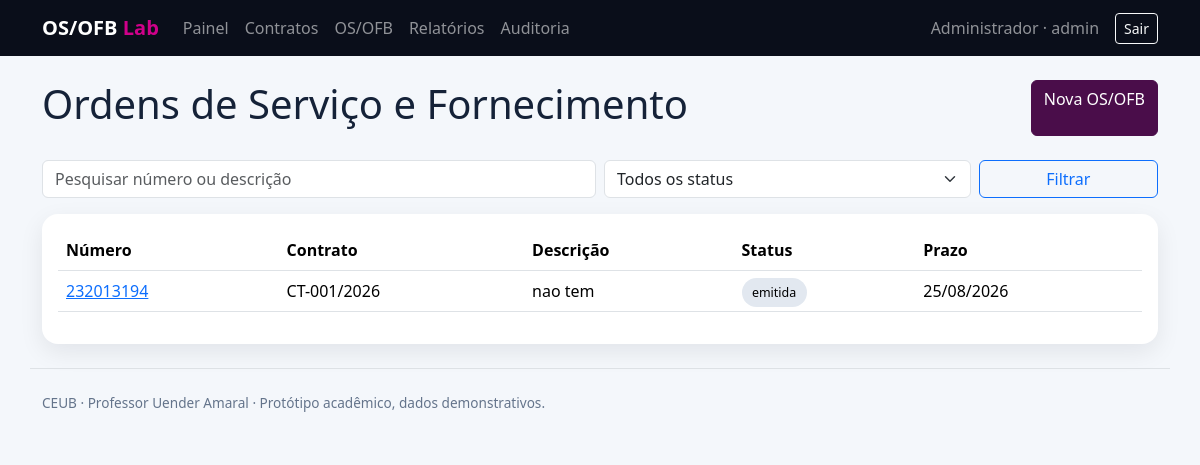
/orders (signed in), run on an earlier commit of the app's database.
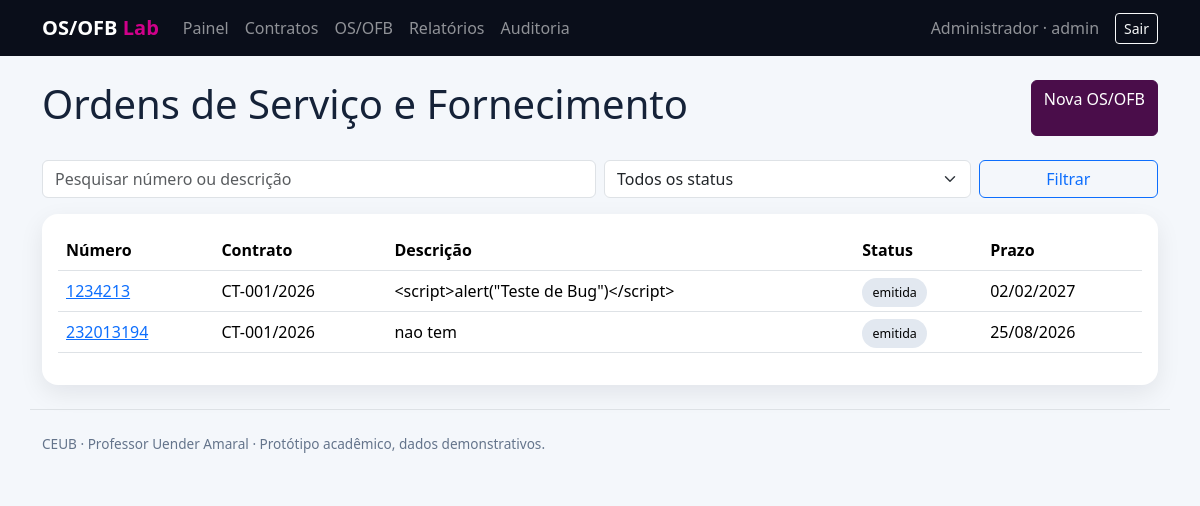
And on a later commit of the database.
### models.py (models this page shows)
class ServiceOrder(db.Model):
    id=db.Column(db.Integer,primary_key=True); number=db.Column(db.String(50),unique=True,nullable=False,index=True)
    contract_id=db.Column(db.Integer,db.ForeignKey('contract.id'),nullable=False,index=True); contract=db.relationship('Contract',backref='orders')
    kind=db.Column(db.String(10),nullable=False,default='OS'); description=db.Column(db.Text,nullable=False)
    value=db.Column(db.Numeric(14,2),nullable=False,default=0); status=db.Column(db.String(50),nullable=False,default='emitida',index=True)
    due_date=db.Column(db.Date); created_by=db.Column(db.Integer,db.ForeignKey('user.id'),nullable=False)
    created_at=db.Column(db.DateTime(timezone=True),default=now); updated_at=db.Column(db.DateTime(timezone=True),default=now,onupdate=now)

class Contract(db.Model):
    id=db.Column(db.Integer,primary_key=True); number=db.Column(db.String(50),unique=True,nullable=False)
    supplier=db.Column(db.String(160),nullable=False); object=db.Column(db.Text,nullable=False)
    total_value=db.Column(db.Numeric(14,2),nullable=False,default=0); start_date=db.Column(db.Date,nullable=False); end_date=db.Column(db.Date,nullable=False)
    created_at=db.Column(db.DateTime(timezone=True),default=now)

### app.py (the view)
@app.route('/orders')
@login_required
def orders():
 q=ServiceOrder.query; term=request.args.get('q','').strip(); status=request.args.get('status','').strip()
 if term: q=q.filter(or_(ServiceOrder.number.ilike(f'%{term}%'),ServiceOrder.description.ilike(f'%{term}%')))
 if status: q=q.filter_by(status=status)
 return render_template('orders.html',items=q.order_by(ServiceOrder.updated_at.desc()).all(),term=term,status=status,statuses=sorted(TRANSITIONS.keys()|{'paga'}))

### app.py (called while the page is built)
@login.user_loader
def load_user(i): return db.session.get(User,int(i))

@app.after_request
def headers(r):
 r.headers['X-Content-Type-Options']='nosniff'; r.headers['X-Frame-Options']='DENY'; r.headers['Referrer-Policy']='strict-origin-when-cross-origin'
 r.headers['Content-Security-Policy']="default-src 'self'; style-src 'self' 'unsafe-inline' https://cdn.jsdelivr.net; script-src 'self' https://cdn.jsdelivr.net; font-src https://cdn.jsdelivr.net; img-src 'self' data:"
 return r

### models.py (called while the page is built)
    @property
    def is_active(self): return self.active

### templates/orders.html
{% extends 'base.html' %}{% block content %}<div class="d-flex justify-content-between"><h1>Ordens de Serviço e Fornecimento</h1>{% if current_user.role in ['admin','gestor_contrato'] %}<a class="btn btn-primary" href="{{url_for('order_new')}}">Nova OS/OFB</a>{% endif %}</div><form class="row g-2 my-3"><div class="col-md-6"><input class="form-control" name="q" value="{{term}}" placeholder="Pesquisar número ou descrição"></div><div class="col-md-4"><select class="form-select" name="status"><option value="">Todos os status</option>{% for s in statuses %}<option value="{{s}}" {% if s==status %}selected{% endif %}>{{s|replace('_',' ')}}</option>{% endfor %}</select></div><div class="col-md-2"><button class="btn btn-outline-primary w-100">Filtrar</button></div></form><div class="card p-3 table-responsive"><table class="table"><thead><tr><th>Número</th><th>Contrato</th><th>Descrição</th><th>Status</th><th>Prazo</th></tr></thead><tbody>{% for o in items %}<tr><td><a href="{{url_for('order_detail',id=o.id)}}">{{o.number}}</a></td><td>{{o.contract.number}}</td><td>{{o.description[:80]}}</td><td><span class="status">{{o.status|replace('_',' ')}}</span></td><td>{{o.due_date.strftime('%d/%m/%Y')}}</td></tr>{% else %}<tr><td colspan="5">Nenhum resultado.</td></tr>{% endfor %}</tbody></table></div>{% endblock %}

What changed in the data, as far as the page shows it:
added ServiceOrder: number "1234213", contract.number "CT-001/2026", description "<script>alert(\"Teste de Bug\")</script>", status "emitida", due_date "02/02/2027"
